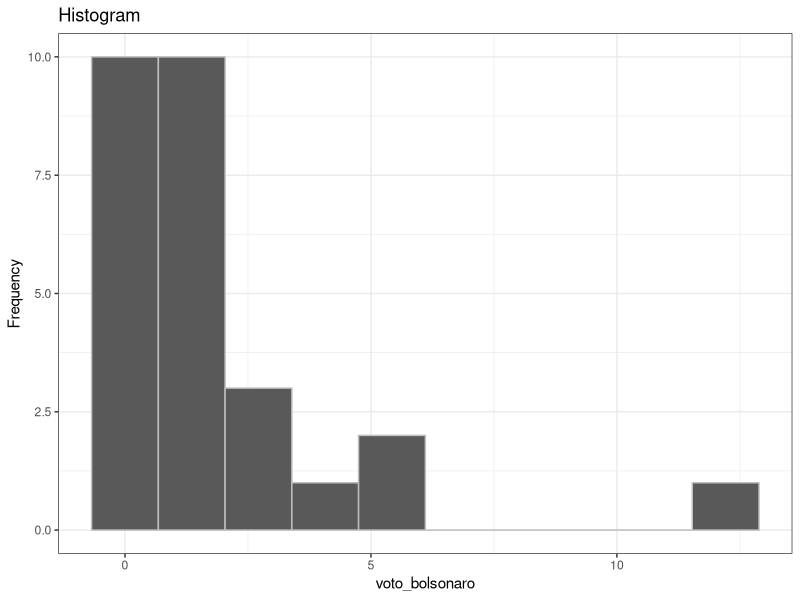
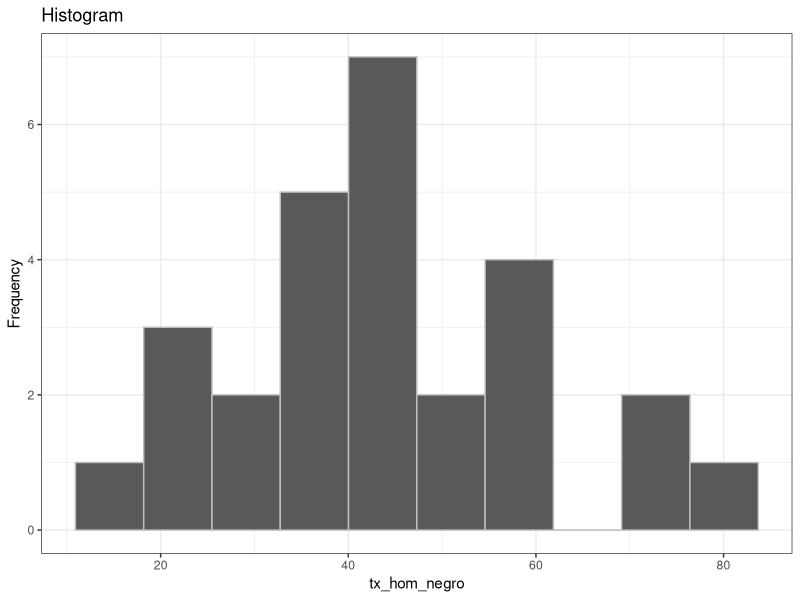
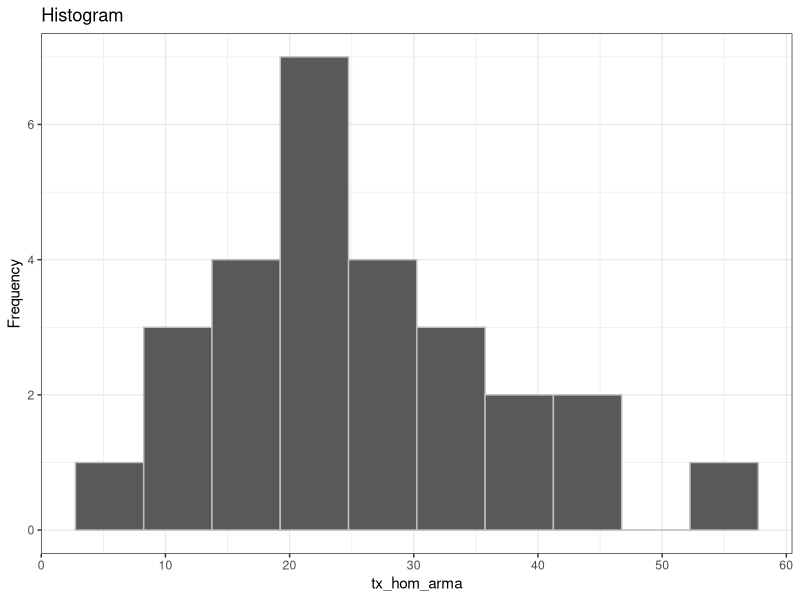
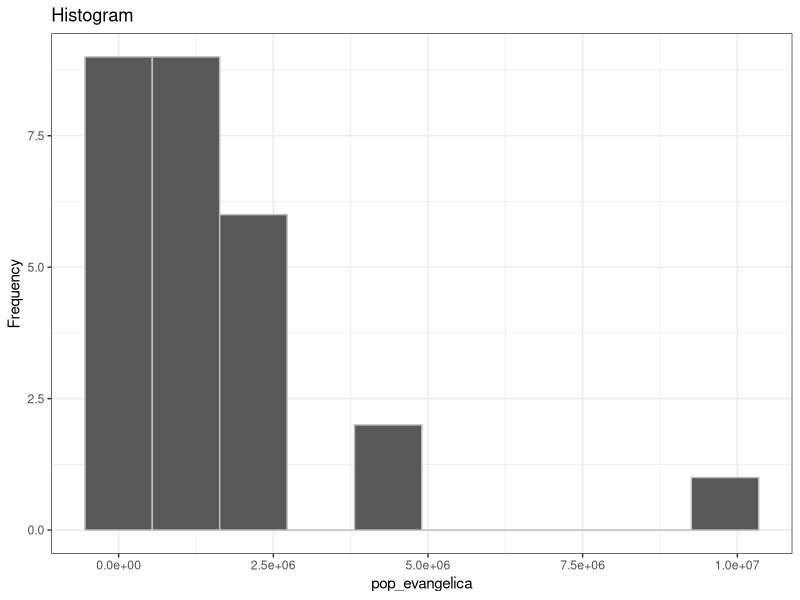
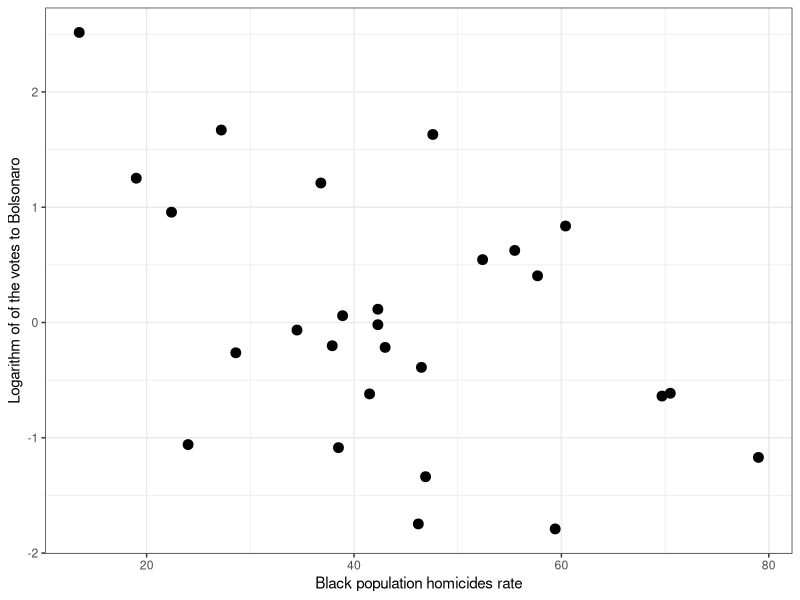

These charts were generated, in order, by the following R code: (Note: this script raises an error after producing the figures.)

#install.packages(c("psych", "sandwich",
 #                 "lmtest", "ggplot2", "car"))

##uncomment above if there's any installaction problem here

library(psych)
library(sandwich)
library(lmtest)
library(ggplot2)
# library(car)

df_total <- read.csv('data/data_caio.csv', sep = ',', 
                     fileEncoding = 'utf-8') 


df <- df_total[c('UF','TAXA.DE.HOMICIDIO.DE.NEGROS',
                 'TAXA.DE.HOMICIDIOS.DE.NÃO.NEGROS',
                 'POPULAÇÃO.EVANGÉLICA',
                 'POPULAÇÃO.TOTAL.2010',
                 'TAXA.DE.HOMICIDIOS.POR.ARMA.DE.FOGO',
                 'VOTAÇÃO.JAIR.BOLSONARO...PSL..PRIMEIRO.TURNO_mi')]

colnames(df) <- c('uf','tx_hom_negro','tx_hom_nnegro',
                  'pop_evangelica','populacao','tx_hom_arma',
                  'voto_bolsonaro')


describe(df[c('voto_bolsonaro','tx_hom_negro',
              'tx_hom_arma','pop_evangelica')])


theme_set(theme_bw()) 

ggplot(data=df, aes(voto_bolsonaro)) +
    geom_histogram(bins=10, col="gray") +
        labs(y="Frequency", 
               title="Histogram") 




ggplot(data=df, aes(tx_hom_negro)) +
    geom_histogram(bins=10, col="gray") +
        labs(y="Frequency",       title="Histogram") 



ggplot(data=df, aes(tx_hom_arma)) +
    geom_histogram(bins=10, col="gray") +
        labs(y="Frequency", 
               title="Histogram") 


ggplot(data=df, aes(pop_evangelica)) +
    geom_histogram(bins=10, col="gray") +
        labs(y="Frequency", 
               title="Histogram") 

df$log_vbolsonaro <- log(df$voto_bolsonaro)

df$log_pevangelica <- log(df$pop_evangelica)


ggplot(df, aes(x=tx_hom_negro, y=log_vbolsonaro )) + 
  geom_point(size = 3)+ 
labs(y="Logarithm of of the votes to Bolsonaro", 
     x="Black population homicides rate") + 
ggsave("logBolsoBlackpop.png",    dpi = 300)

ggplot(df, aes(x=tx_hom_arma, y=log_vbolsonaro )) + 
  geom_point(size = 3 ) +
labs(y="Logarithm of of the votes to Bolsonaro",
     x="Gun-related homicides rate") +
ggsave("logBolsoGunrate.png",    dpi = 300)

ggplot(df, aes(x=log_pevangelica, y=log_vbolsonaro )) + 
  geom_point(size = 3 ) + 
labs(y="Logarithm of of the votes to Bolsonaro", 
               x="Log of the Evangelical Population in the EUA") +
ggsave("logBolsologEvan.png",dpi = 300)

reg <- lm(log_vbolsonaro ~ tx_hom_negro + tx_hom_arma +
            log_pevangelica, data = df)


df$predicted <- predict(reg)   # Save the predicted values
df$residuals <- residuals(reg) # Save the residual values

## Sumário do modelo
summary(reg)


ggplot(data=df, aes(residuals)) +
    geom_histogram(bins = 8, col="gray") +
        labs(y="Frequency",x = "Residuals",
             title="Histogram of residuals") + 
ggsave("residualshist.png", dpi = 300) 


plot(reg,which = 1)

ggplot(reg, aes(.fitted, .resid))+
geom_point() + stat_smooth(method="loess")+
geom_hline(yintercept=0, col="red", linetype="dashed")+
xlab("Fitted values")+ylab("Residuals") + 
ggsave("residualsfitted.png", dpi = 300)



coeftest(reg,vcov. = vcovHC)
